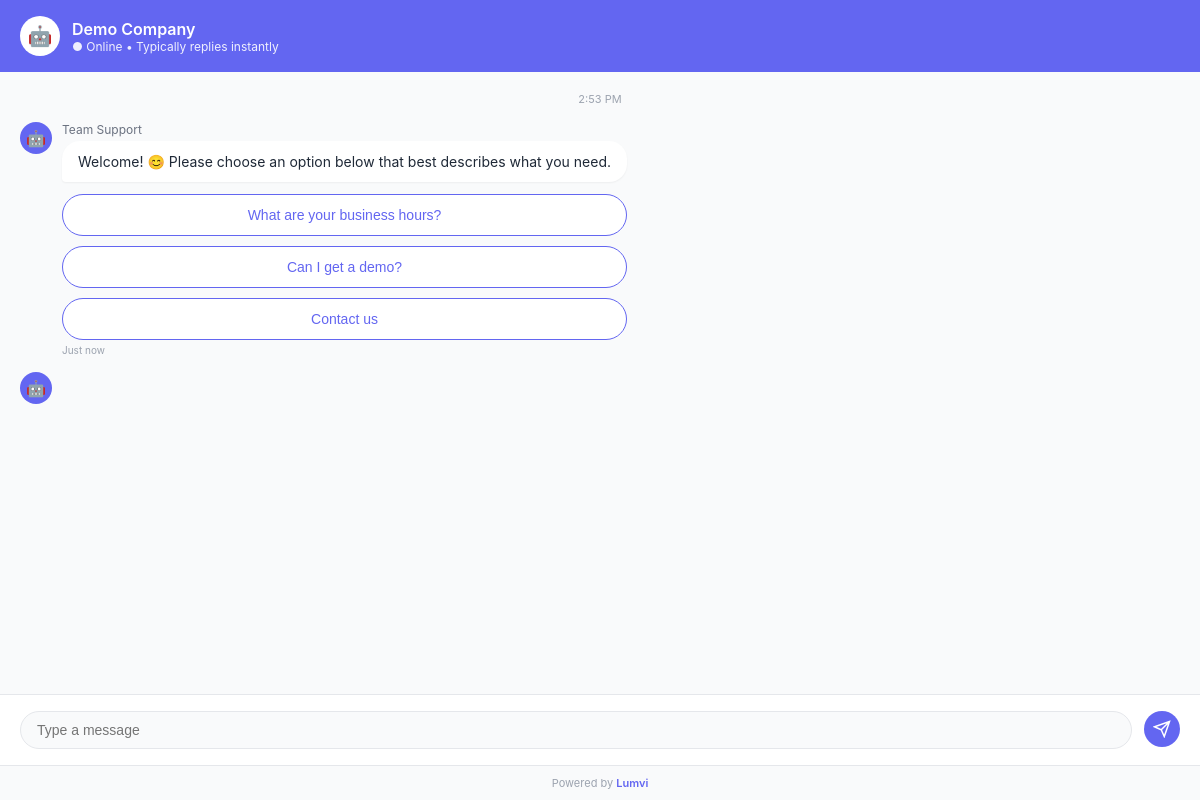
Page /widget on the earlier database version.
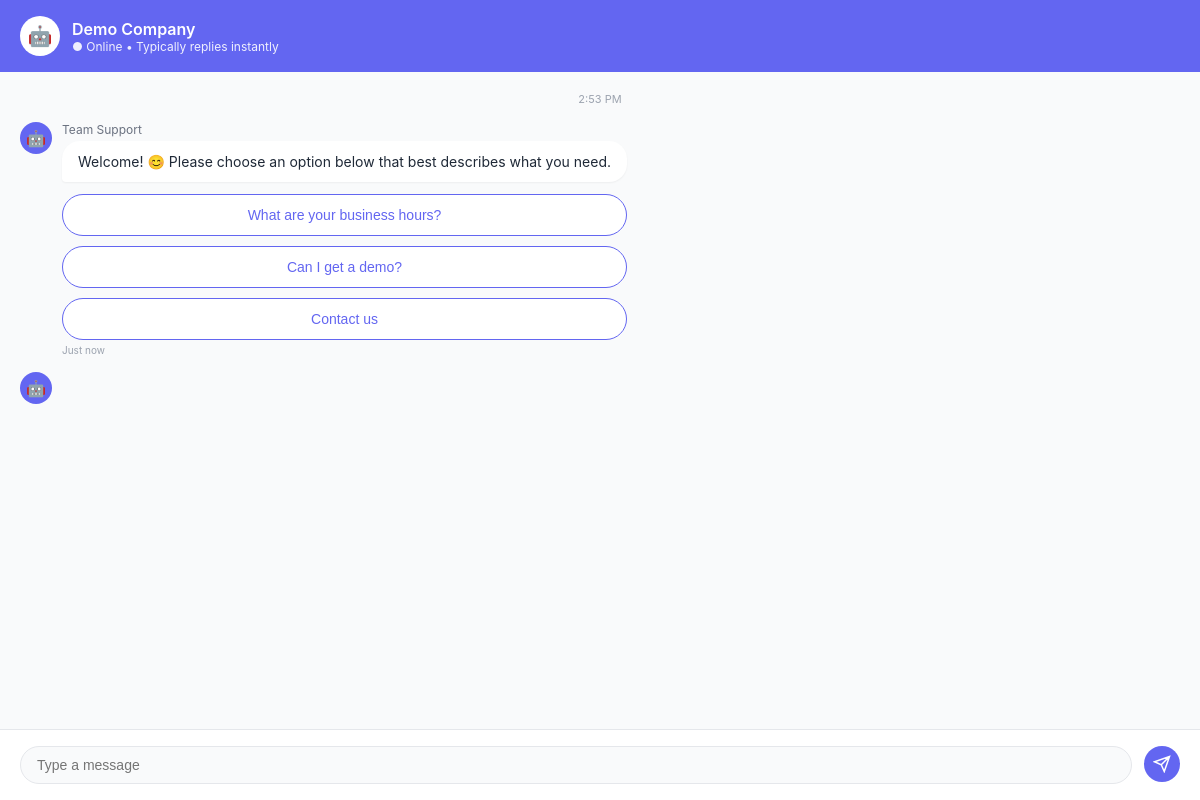
Same page on the later database version.
### tables this page shows
CREATE TABLE clients (
            id INTEGER PRIMARY KEY AUTOINCREMENT,
            user_id INTEGER NOT NULL,
            client_id TEXT UNIQUE NOT NULL,
            company_name TEXT NOT NULL,
            branding_settings TEXT,
            created_at TIMESTAMP DEFAULT CURRENT_TIMESTAMP, remove_branding BOOLEAN DEFAULT 0,
            FOREIGN KEY (user_id) REFERENCES users (id)
        );

### app.py (the view, shortened to what this page needs)
@app.route('/widget')
def widget():
    client_id = request.args.get('client_id', 'demo')
    client = models.get_client_by_id(client_id)
    return render_template('chat.html', client=client)

### models.py (called while the page is built)
def get_db():
    conn = sqlite3.connect(DATABASE)
    conn.row_factory = sqlite3.Row
    return conn

def get_client_by_id(client_id):
    conn = get_db()
    cursor = conn.cursor()
    cursor.execute('SELECT * FROM clients WHERE client_id = ?', (client_id,))
    client = cursor.fetchone()
    conn.close()
    return dict(client) if client else None

### templates/chat.html (shortened to what this page needs)
<!DOCTYPE html>
<html lang="en">
<head>
</head>
<body>
    <div class="chat-header">
        <div class="bot-avatar-header">🤖</div>
        <div class="header-text">
            <h1>{{ client.bot_name or client.company_name or 'Support' }}</h1>
            <div class="status">● Online • Typically replies instantly</div>
        </div>
    </div>
    <div class="chat-messages" id="messages">
        <div class="timestamp" id="current-time"></div>
        <div class="message bot">
            <div class="message-avatar">🤖</div>
            <div class="message-bubble">
                <div class="sender-name">{{ client.bot_name or 'Team Support' }}</div>
                <div class="message-content">{{ client.welcome_message or "Welcome! 😊 Please choose an option below that best describes what you need." }}</div>
                <div class="quick-replies" id="quick-replies">
                    <button class="quick-reply-btn" onclick="sendQuickReply('What are your business hours?')">What are your business hours?</button>
                    <button class="quick-reply-btn" onclick="sendQuickReply('Can I get a demo?')">Can I get a demo?</button>
                    <button class="quick-reply-btn" onclick="sendQuickReply('Contact us')">Contact us</button>
                </div>
                <div class="message-time">Just now</div>
            </div>
        </div>
        <div class="message bot">
            <div class="message-avatar">🤖</div>
        </div>
    </div>
    <div class="chat-input-area">
        <input type="text" class="chat-input" id="messageInput" placeholder="Type a message" autocomplete="off">
        <button class="send-button" id="sendButton">
            <svg width="18" height="18" viewBox="0 0 24 24" fill="none" stroke="currentColor" stroke-width="2">
                <path d="M22 2L11 13M22 2l-7 20-4-9-9-4 20-7z"></path>
            </svg>
        </button>
    </div>
    {% if not client.remove_branding %}
    <div class="powered-by">Powered by <a href="https://lumvi.net" target="_blank">Lumvi</a></div>
    {% endif %}
</body>
</html>

Differences in the rows shown:
changed clients "Demo Company": remove_branding False → True (drawn)
Other differences:
text no longer shown: "Powered by Lumvi"
